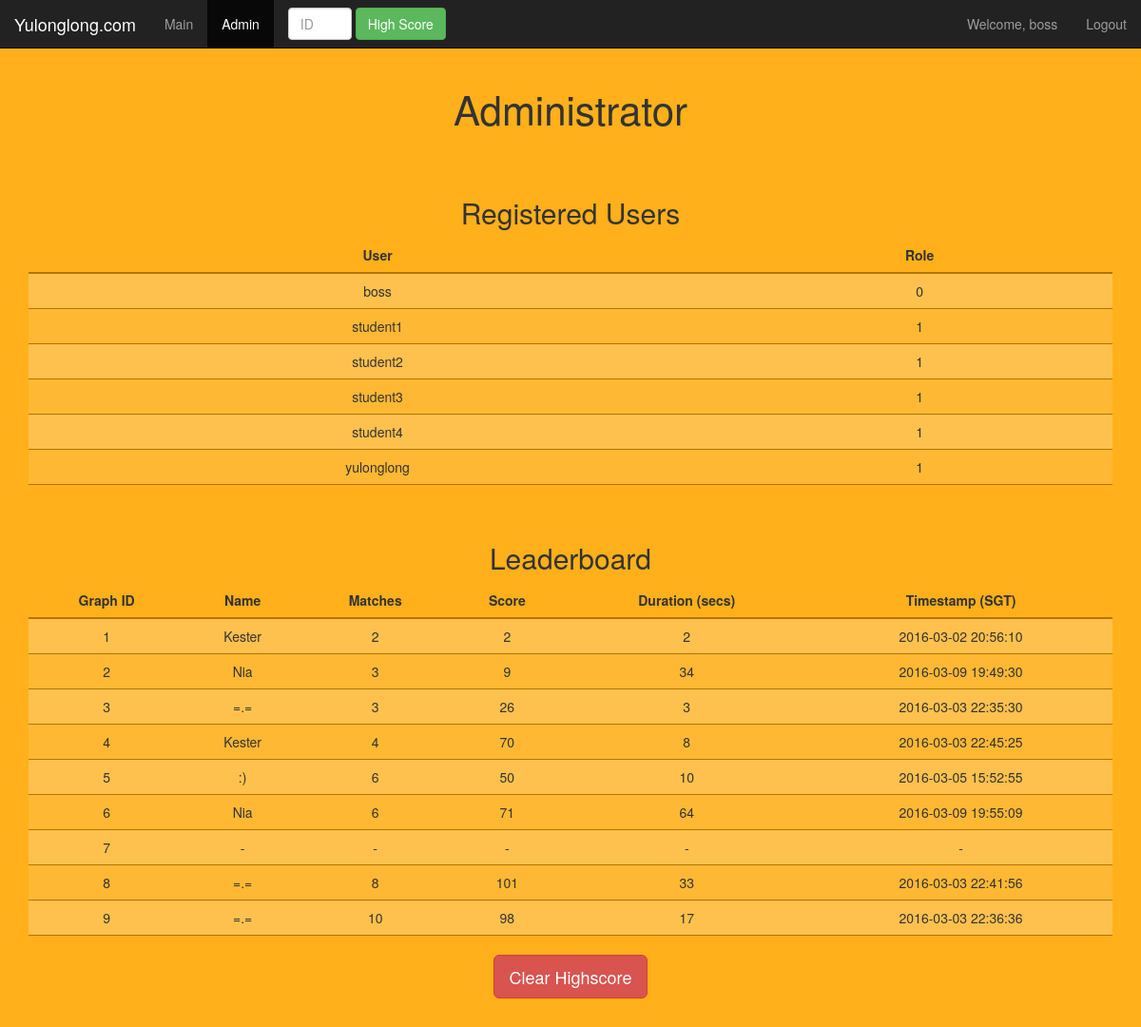
Page /admin.php (signed in) on the committed database.
### tables this page shows
CREATE TABLE `user` (
  `user_id` varchar(20) NOT NULL,
  `hashed_password` varchar(255) NOT NULL,
  `role` int(11) NOT NULL DEFAULT '1',
  `email` varchar(255) NOT NULL
);

CREATE TABLE `score_table` (
  `ID` int(11) NOT NULL,
  `graph_id` int(11) NOT NULL,
  `name` varchar(30) NOT NULL,
  `num_match` int(11) NOT NULL,
  `match_score` int(11) NOT NULL,
  `duration` int(11) NOT NULL,
  `date` varchar(20) NOT NULL
);

### Database_sample.php (called while the page is built, shortened)
<?php
class Database {
	private $pdo = null;
	public function __construct() {
		$host = '127.0.0.1';
		$db   = 'bipartite_matching_game';
		$user = 'root';
		$pass = '';
		$charset = 'utf8';
		$dsn = "mysql:host=$host;dbname=$db;charset=$charset";
		$opt = [
			PDO::ATTR_ERRMODE            => PDO::ERRMODE_EXCEPTION,
			PDO::ATTR_DEFAULT_FETCH_MODE => PDO::FETCH_ASSOC,
			PDO::ATTR_EMULATE_PREPARES   => false,
		];
		$this->pdo = new PDO($dsn, $user, $pass, $opt);
	}
	public function getAllUsers() {
		$start = microtime(true);
			$stmt = $this->pdo->query('SELECT * FROM user ORDER BY user_id')->fetchAll();
		$end = microtime(true);
		return $stmt;
	}
	public function getBestScore($graphId) {
		$start = microtime(true);
			$stmt = $this->pdo->query('SELECT * FROM score_table WHERE graph_id = '.$graphId.' ORDER BY num_match DESC, match_score DESC, duration LIMIT 1')->fetchAll();
		$end = microtime(true);
		if (count($stmt) == 0) return null;
		return $stmt[0];
	}
};
?>

### admin.php (the view, shortened to what this page needs)
<?php
$user_id = null;
$role = null;
if (!isset($_SESSION["user_id"])) {
	header('Location: login.php');
	return;
}
else {
	$user_id = $_SESSION["user_id"];
	$role = $_SESSION["role"];
}
$database = null;
?>
<!DOCTYPE html>
<html lang="en">
<head>
	<?php include "inc/section_head.php"; ?>
</head>
<body>
	<?php
		require_once('inc/section_navbar.php');
		getBodyNavbar("admin",$user_id);
	?>
	<div class="container">
		<h1>Administrator</h1>
	</div>
	<br>
	<?php
	if ($role == 0) {
		if ($database == null) $database = new Database();
	?>
	<div class="container center">
		<br>
		<h2>Registered Users</h2>
		<table class="table table-striped table-admin" id="tblGrid">
			<thead>
				<tr>
					<th class="text-center">User</th>
					<th class="text-center">Role</th>
				</tr>
			</thead>
			<tbody>
				<?php
					$users = $database->getAllUsers();
					for($i=0;$i<count($users);$i++) {
						echo '<tr><td class="text-center">'.$users[$i]["user_id"].'</td><td class="text-center">'.$users[$i]["role"].'</td>';
					}
				?>
			</tbody>
		</table>
		<br>
		<h2>Leaderboard</h2>
		<table class="table table-striped table-admin" id="tblGrid">
			<thead>
				<tr>
					<th class="text-center">Graph ID</th>
					<th class="text-center">Name</th>
					<th class="text-center">Matches</th>
					<th class="text-center">Score</th>
					<th class="text-center">Duration (secs)</th>
					<th class="text-center">Timestamp (SGT)</th>
				</tr>
			</thead>
			<tbody>
				<?php
					for($i=1;$i<=9;$i++) {
						$score = $database->getBestScore($i);
						if ($score != null) {
							echo '<tr>'.
							'<td class="text-center">'.$i.'</td>'.
							'<td class="text-center">'.$score["name"].'</td>'.
							'<td class="text-center">'.$score["num_match"].'</td>'.
							'<td class="text-center">'.$score["match_score"].'</td>'.
							'<td class="text-center">'.$score["duration"].'</td>'.
							'<td class="text-center">'.$score["date"].'</td>';
						}
						else {
							echo '<tr>'.
							'<td class="text-center">'.$i.'</td>'.
							'<td class="text-center">-</td>'.
							'<td class="text-center">-</td>'.
							'<td class="text-center">-</td>'.
							'<td class="text-center">-</td>'.
							'<td class="text-center">-</td>';
						}
					}
				?>
			</tbody>
		</table>
	</div>
	<div class="container center">
		<button type="button" class="btn btn-danger btn-lg" data-toggle="modal" data-target="#resetModal">Clear Highscore</button>
	</div>
	<?php } else { ?>
	<div class="container center">
		<h3>Unauthorized</h3>
	</div>
	<?php } ?>
</body>
<?php include("inc/section_bottom.php"); ?>
</html>

### inc/section_head.php (shortened to what this page needs)
<link href="https://maxcdn.bootstrapcdn.com/bootstrap/3.3.6/css/bootstrap.min.css" rel="stylesheet">
<link rel="stylesheet" type="text/css" href="css/style.css">

### inc/section_navbar.php
<?php
function getBodyNavbar($currentPage, $user_id) {
	echo
	'<nav class="navbar navbar-inverse navbar-static-top">
			<div class="container-fluid">
				<div class="navbar-header">
					<button type="button" class="navbar-toggle collapsed" data-toggle="collapse" data-target="#bs-example-navbar-collapse-1" aria-expanded="false">
						<span class="sr-only">Toggle navigation</span>
						<span class="icon-bar"></span>
						<span class="icon-bar"></span>
						<span class="icon-bar"></span>
					</button>
					<a class="navbar-brand" href="http://yulonglong.com">Yulonglong.com</a>
				</div>
				<div class="collapse navbar-collapse" id="bs-example-navbar-collapse-1">
					<ul class="nav navbar-nav">';
					if ($currentPage == "index") {
						echo '<li class="active"><a href="index.php">Main</a></li>';
					}
					else {
						echo '<li><a href="index.php">Main</a></li>';
					}
					if ($currentPage == "admin") {
						echo '<li class="active"><a href="admin.php">Admin</a></li>';
					}
					else {
						echo '<li><a href="admin.php">Admin</a></li>';
					}
					echo '</ul>
					<form class="navbar-form navbar-left" role="search">
						<div class="form-group">
							<input id="highscoreGraphId" type="number" class="form-control" placeholder="ID"  min="1" max="9">
							<button type="button" class="btn btn-success" data-toggle="modal" data-target="#highscoreModal" onclick="getHighscoreByIdAJAX(-1);">High Score</button>
						</div>
					</form>
					<ul class="nav navbar-nav navbar-right">';
						if ($user_id != null) {
							echo '<li><a>Welcome, <span id="username">'.$user_id.'</span></a></li>';
						}
						if ($currentPage == "login") {
							echo '<li class="active"><a href="logout.php">';
						}
						else {
							echo '<li><a href="logout.php">';
						}
						if ($user_id != null) echo "Logout";
						else echo "Login";
						echo '
						</a></li>
					</ul>
				</div>
			</div>
		</nav>';
}
?>

### inc/section_bottom.php (shortened to what this page needs)
<div class="container text-center">
	<br>
</div>

### css/style.css (style rules this page uses)
body { background-color: #ffb01a; }
h1 { font-size: 3em; text-align: center; }
ul { list-style-type: none; }
.center { text-align: center; margin : auto; }
.table-admin > tbody > tr:nth-child(2n+1) > td, .table-striped > tbody > tr:nth-child(2n+1) > th { background-color: #ffc14d; }
.table-admin > tbody > tr:nth-child(2n) > td, .table-striped > tbody > tr:nth-child(2n) > th { background-color: #ffb833; }
.table-admin thead tr th { border-bottom: 2px solid #b37400; }
.table-admin tbody tr td { border-bottom: 1px solid #b37400; }

### rows in the picture
user: user_id "boss", role "0"
user: user_id "student1", role "1"
user: user_id "student2", role "1"
user: user_id "student3", role "1"
user: user_id "student4", role "1"
user: user_id "yulonglong", role "1"
score_table: name "Kester", num_match "2", match_score "2", duration "2", date "2016-03-02 20:56:10"
score_table: name "Nia", num_match "3", match_score "9", duration "34", date "2016-03-09 19:49:30"
score_table: name "=.=", num_match "3", match_score "26", duration "3", date "2016-03-03 22:35:30"
score_table: name "Kester", num_match "4", match_score "70", duration "8", date "2016-03-03 22:45:25"
score_table: name ":)", num_match "6", match_score "50", duration "10", date "2016-03-05 15:52:55"
score_table: name "Nia", num_match "6", match_score "71", duration "64", date "2016-03-09 19:55:09"
score_table: name "=.=", num_match "8", match_score "101", duration "33", date "2016-03-03 22:41:56"
score_table: name "=.=", num_match "10", match_score "98", duration "17", date "2016-03-03 22:36:36"

### other values in the picture
$user_id "boss"
